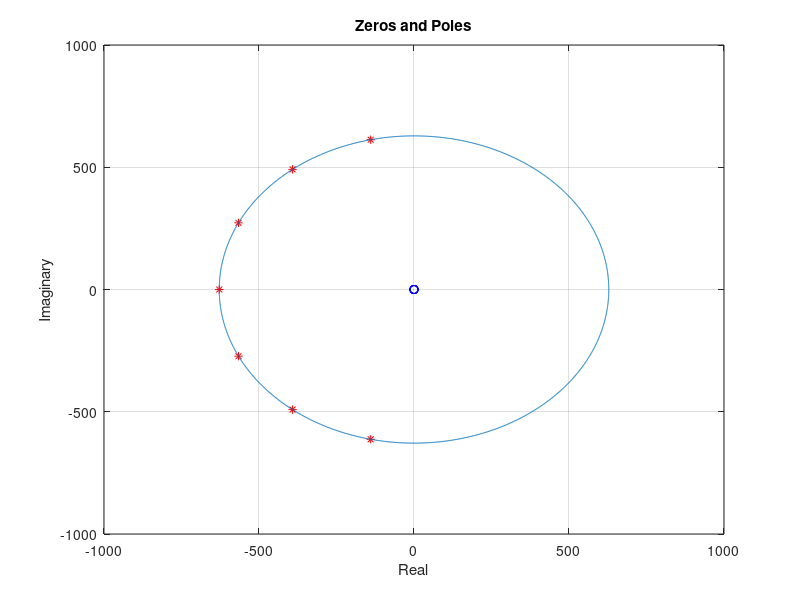
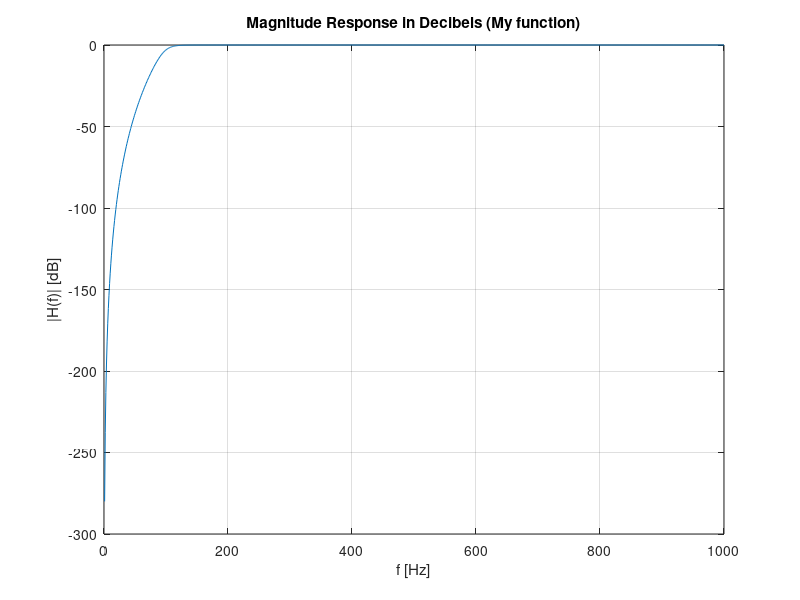
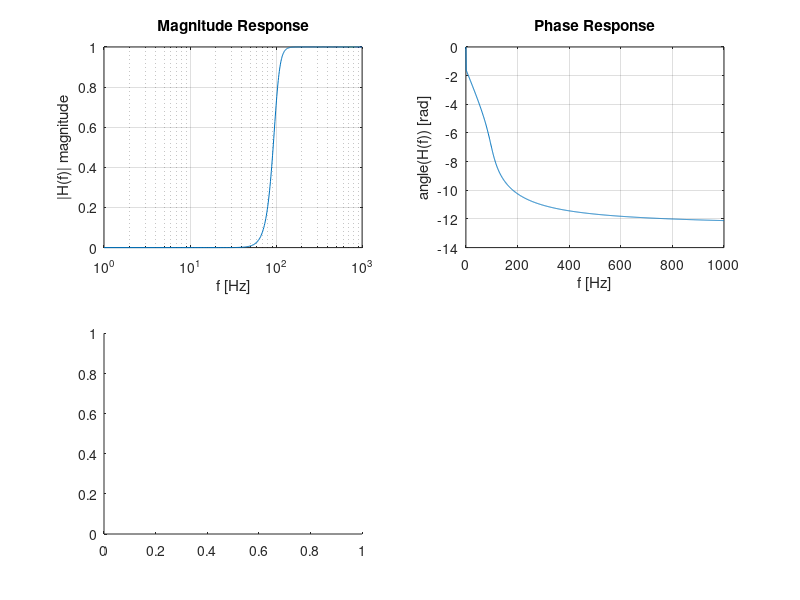

MATLAB code for these plots, in order: (Note: this script raises an error after producing the figures.)
% ex 7.4
% A Szczygielski
% listing 7.2
%dsp07_ex_analog_butter.m - analog Butterworth filters
clear all; close all;

% Design/choice of filter coefficients - low-pass Butterworth
N = 7; % number of TF poles
%Each TF pole increases negative slope of the filter transition edge by 
% 20 decibels per frequency decade (10× increase of frequency)
fc = 100; % cut-off frequency of low-pass filter

%frequency response that is as flat as possible in the passband
alpha = pi/N; % angle of one ‘‘piece of cake’’
beta = pi/2 + alpha/2 + alpha*(0:N-1); % angles of poles
R = 2*pi*fc; % circle radius
p = R*exp(j*beta); % poles placed on circle, left half-plane
%%%% choose LPF or HPF
%z = []; gain = prod(-p); % LOW-PASS: TF zeros are not used, gain
z = zeros(1,N); gain = 1; % HIGH-PASS: N TF zeros in zero, gain
%%%% 
b = gain*poly(z); a=poly(p); % [z,p] --> [b,a]
b = real(b); a=real(a); %

%circle equations (for plotting)
x = 0:pi/1000:2*pi;
c = R*cos(x);
s = R*sin(x);

%Plotting zeros and poles
figure; plot(real(z),imag(z),'bo',real(p),imag(p),'r*'); grid on; hold on
plot(c,s,'-');
title('Zeros and Poles'); xlabel('Real'); ylabel('Imaginary')

% Verification of filter responses(FRs): amplitude, phase, impulse, step
f = 0 : 1 : 1000;                  % frequency in hertz
w = 2*pi*f;                        % pulsation, radial frequency
s = j*w;                           % Laplace transform variable
H = polyval(b,s) ./ polyval(a,s);  % FR=TF for s=j*w: ratio of two polynomials

% Plotting in subplots
figure;
% Magnitude response subplot
%plot(f, abs(H));
plot(f, 20*log10(abs(H)));
xlabel('f [Hz]');
ylabel('|H(f)| [dB]');
grid on;
title('Magnitude Response in Decibels (My function)');


figure;
% Magnitude response subplot
subplot(2,2,1);
%plot(f, 20*log10(abs(H)));
semilogx(f, abs(H));
xlabel('f [Hz]');
ylabel('|H(f)| magnitude');
grid on;
title('Magnitude Response');

% Phase response subplot
subplot(2,2,2);
plot(f, unwrap(angle(H)));
xlabel('f [Hz]');
ylabel('angle(H(f)) [rad]');
grid on;
title('Phase Response');

% Impulse response subplot
subplot(2,2,3);
impulse(b, a);
xlabel('Time');
ylabel('Amplitude');
grid on;
title('Filter Response to Impulse');

% Step response subplot
subplot(2,2,4);
step(b, a);
xlabel('Time');
ylabel('Amplitude');
grid on;
title('Filter Response to Step Change');

% title
sgtitle('Filter Responses, My Function'); 

% Compare with built - in
[b2,a2]=butter(N,2*pi*fc,'low','s'); % (low or high)
H2 = polyval(b2,s) ./ polyval(a2,s);  % FR=TF for s=j*w: ratio of two polynomials

% Compare signal obtained with butter and with my implementation (zeros and
% poles)
% Plotting in subplots
figure;
% Magnitude response subplot
%plot(f, abs(H));
plot(f, 20*log10(abs(H2)));
xlabel('f [Hz]');
ylabel('|H2(f)| [dB]');
grid on;
title('Magnitude Response, Matlab Implementation (butter), Decibels');


figure;
% Magnitude response subplot
subplot(2,2,1);
%plot(f, 20*log10(abs(H2)));
semilogx(f, abs(H2));
xlabel('f [Hz]');
ylabel('|H2(f)| magnitude');
grid on;
title('Magnitude Response');

% Phase response subplot
subplot(2,2,2);
plot(f, unwrap(angle(H2)));
xlabel('f [Hz]');
ylabel('angle(H2(f)) [rad]');
grid on;
title('Phase Response');

% Impulse response subplot
subplot(2,2,3);
impulse(b2, a2);
xlabel('Time');
ylabel('Amplitude');
grid on;
title('Filter Response to Impulse');

% Step response subplot
subplot(2,2,4);
step(b2, a2);
xlabel('Time');
ylabel('Amplitude');
grid on;
title('Filter Response to Step Change');

% title
sgtitle('Filter Responses, Matlab Implementation (butter)'); 

